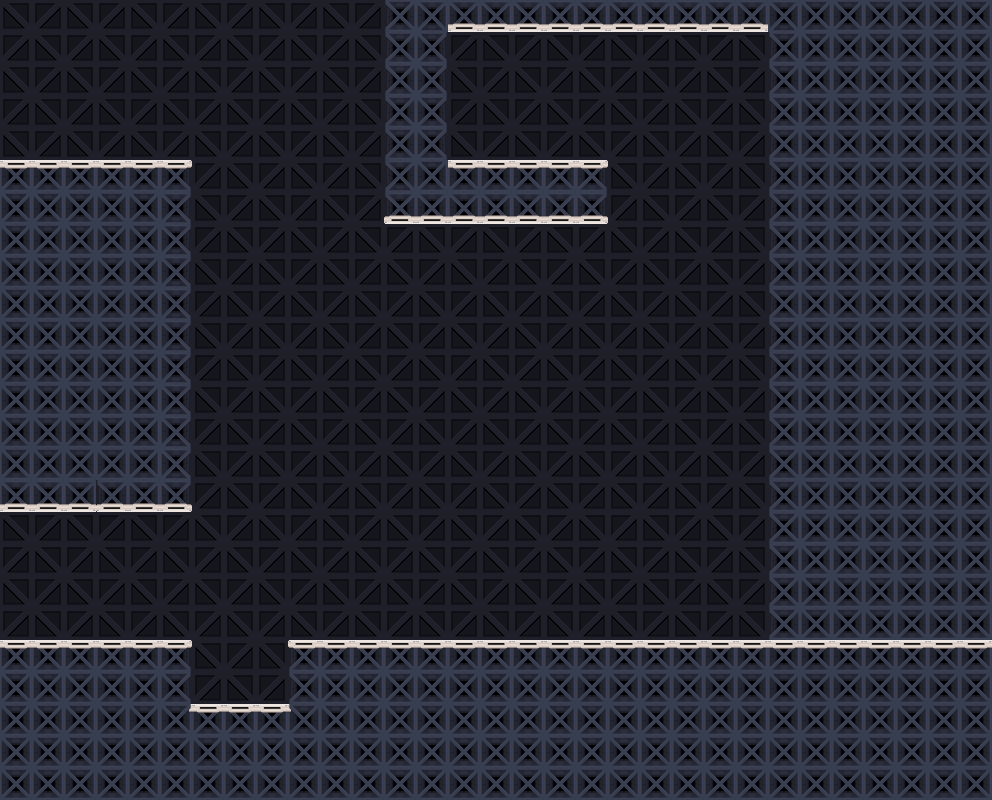

This game map was drawn from its Tiled (.tmx) file and the tilesets committed beside it. A one-line description and the trimmed map source follow:
An orthogonal 31x25 tile map with 32x32 px tiles, 4 tile layers (Tile Layer 4, Tile Layer 3, Tile Layer 2, Tile Layer 1) and 18 objects (2x box, gswitch down up, gswitch up down, gswitch down down, light 40 0.8 0.8 1 0.4 270 30, ...).

<map version="1.0" orientation="orthogonal" renderorder="right-up" width="31" height="25" tilewidth="32" tileheight="32" nextobjectid="181">
 <tileset firstgid="1" name="tset" tilewidth="32" tileheight="32" tilecount="70">
  <image source="tset.png" width="224" height="320" />
 </tileset>
 <layer name="Tile Layer 4" width="31" height="25">
  <data>[775 cells, 775 non-empty, 6 distinct tile ids]</data>
 </layer>
 <layer name="Tile Layer 3" width="31" height="25">
  <data>[775 cells, 386 non-empty, 12 distinct tile ids]</data>
 </layer>
 <layer name="Tile Layer 2" width="31" height="25">
  <data>[775 cells, 0 non-empty, 0 distinct tile ids]</data>
 </layer>
 <layer name="Tile Layer 1" width="31" height="25">
  <data>[775 cells, 0 non-empty, 0 distinct tile ids]</data>
 </layer>
 <objectgroup name="Entities">
  <object id="158" name="box" x="389.333" y="562.667" width="60" height="60" />
  <object id="160" name="gswitch down up" x="147.636" y="623.818" />
  <object id="161" name="box" x="516" y="90.6667" width="60" height="60" />
  <object id="162" name="gswitch up down" x="716" y="48" />
  <object id="175" name="gswitch down down" x="150" y="137.333" />
  <object id="176" name="light 40 0.8 0.8 1 0.4 270 30" x="532.667" y="40" />
  <object id="177" name="light 40 0.8 0.8 1 0.4 0 30" x="11" y="104" />
  <object id="179" name="light 40 0.4 0.8 0.4 0.4 90 30" x="239" y="700" />
  <object id="180" name="light 70 0.8 0.8 1 0.4 240 30" x="392" y="231.333" />
 </objectgroup>
 <objectgroup name="Collisions">
  <object id="163" x="0" y="160" width="192" height="352" />
  <object id="166" x="0" y="640" width="192" height="160" />
  <object id="167" x="192" y="704" width="96" height="96" />
  <object id="168" x="288" y="640" width="704" height="160" />
  <object id="169" x="768" y="0" width="224" height="640" />
  <object id="170" x="384" y="0" width="416" height="32" />
  <object id="171" x="384" y="32" width="64" height="192" />
  <object id="172" x="448" y="160" width="160" height="64" />
  <object id="173" x="-2" y="-70" width="446" height="32" />
 </objectgroup>
</map>
